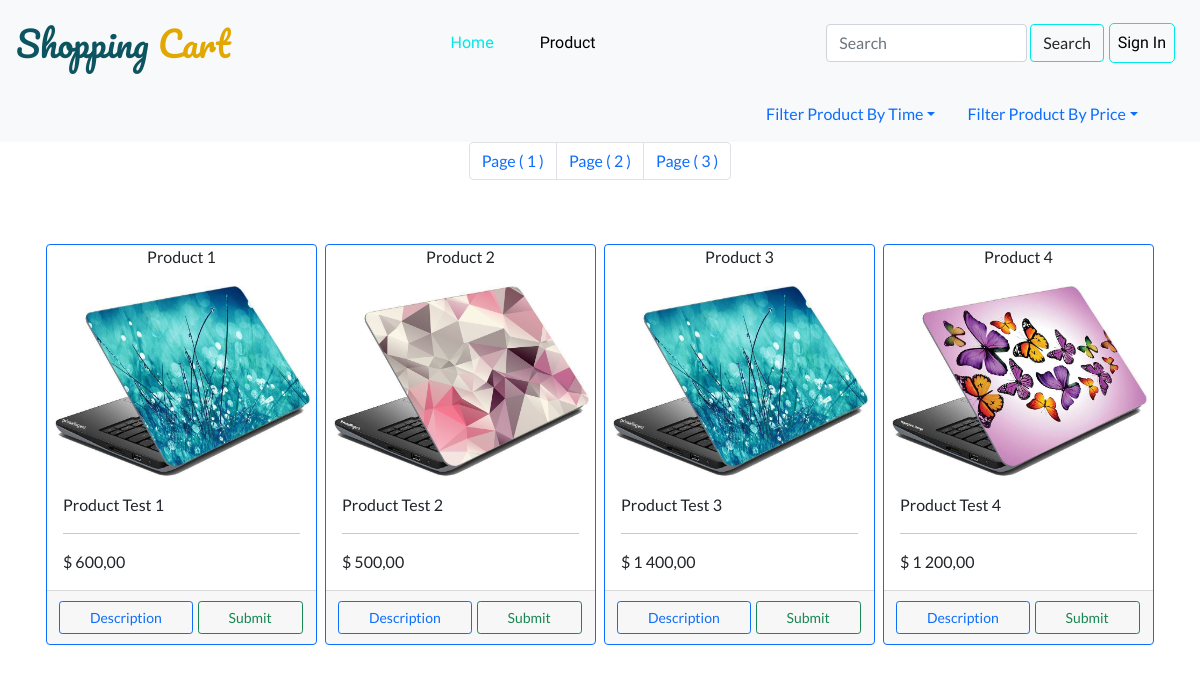
The app's page /cardItems.php, older data.
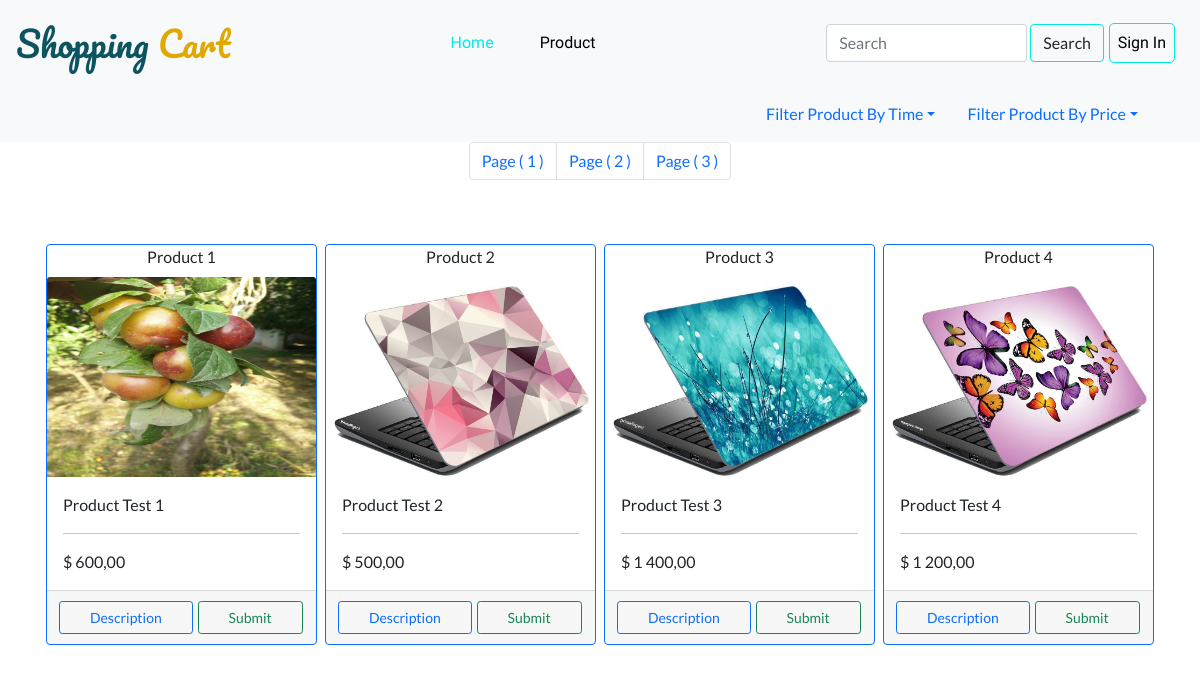
The same page, newer data.
### tables this page shows
CREATE TABLE `products` (
  `id` int(10) UNSIGNED NOT NULL,
  `title` varchar(191) NOT NULL,
  `description` text NOT NULL DEFAULT '',
  `price` int(11) NOT NULL DEFAULT 0,
  `pic` varchar(100) NOT NULL,
  `time` timestamp NULL DEFAULT current_timestamp(),
  `category_id` int(10) UNSIGNED DEFAULT NULL
);

### includes.php (called while the page is built, shortened)
<?php
require_once __DIR__.'/config/database.php';
require_once __DIR__.'/functions/utilities.php';
require_once __DIR__.'/functions/database.php';
require_once __DIR__.'/functions/cart.php';
require_once __DIR__.'/functions/product.php';
require_once __DIR__.'/template/header.php';
require_once __DIR__.'/template/navbar.php';

### functions/utilities.php (called while the page is built, shortened)
<?php
function escape(string $value):string{
    return trim(htmlspecialchars($value, ENT_QUOTES, 'UTF-8'));
}
function isLoggedIn():bool{
  return isset($_COOKIE['token']);
}
function convertToMoney(int $cent):string{
    $money = $cent / 100;
    return "$ " .number_format($money, 2, ",", " ");
}

### functions/database.php (called while the page is built, shortened)
<?php
function getDb(){
    static $db;
    if ($db instanceof PDO){
        return $db;
    }
    $dsn = sprintf('mysql:host=%s;dbname=%s;charset=%s',DB_HOST,DB_DATABASE,DB_CHARSET);
    $options = [
        PDO::ATTR_ERRMODE            => PDO::ERRMODE_EXCEPTION,
        PDO::ATTR_DEFAULT_FETCH_MODE => PDO::FETCH_ASSOC,
    ];
    try {
        $db = new PDO($dsn, DB_USERNAME, DB_PASSWORD,$options);
    } catch (PDOException $e) {
        throw new \PDOException($e->getMessage(), (int)$e->getCode());
    }
    return $db;
}

### action/cart_action.php (called while the page is built, shortened)
<?php
if (isset($_GET)) {
    $results_per_page = 4;
    $sql = "SELECT * FROM products";
    $result = getDb()->query($sql);
    $number_of_result = $result->rowCount();
    $number_of_page = ceil($number_of_result / $results_per_page);
    if (!isset($_GET['page'])) {
        $page = 1;
    } else {
        $page = $_GET['page'];
    }
    $this_page_first_result = ($page - 1) * $results_per_page;
    $sql = "SELECT * FROM products LIMIT " . $this_page_first_result . " , " . $results_per_page;
    $result = getDb()->query($sql);
    $result->execute();
    $products = [];
    while ($row = $result->fetch()) {
        $products[] = $row;
    }
}

### functions/product.php (called while the page is built, shortened)
<?php
function getAllProduct():array{
    $sql = "SELECT * FROM products";
    $result = getDb()->prepare($sql,[PDO::ATTR_CURSOR => PDO::CURSOR_FWDONLY]);
    $result->execute();
    $products = [];
    while($row = $result->fetch()){
        $products[] = $row;
    }
    return $products;
}

### functions/cart.php (called while the page is built, shortened)
<?php
function ifProductExistInCart(int $userId, int $product_id){
    $sql = "SELECT product_id FROM cart WHERE user_id= :UserID AND product_id= :ProductId";
    $statement = getDb()->prepare($sql,[PDO::ATTR_CURSOR => PDO::CURSOR_FWDONLY]);
    $data = [':UserID'=>$userId,':ProductId' => $product_id];
    $statement->execute($data);
    return (int)$statement->fetchColumn();
}

### cardItems.php (the view, shortened to what this page needs)
<?php session_start();
require_once __DIR__.'/includes.php';
require_once __DIR__.'/functions/product.php';
$products = getAllProduct();
require_once __DIR__.'/action/cart_action.php';
require_once __DIR__.'/action/navbar_filter.php';?>
<nav>
    <ul class="pagination justify-content-center">
        <?php
        for ($page=1;$page<=$number_of_page;$page++):;?>
            <li class="page-item">
                <a href='<?=escape($_SERVER['PHP_SELF']);?>?page=<?=escape($page);?>' class="page-link">Page ( <?= $page; ?> )</a>
            </li>
        <?php endfor;?>
    </ul>
</nav>
<div class="container container-fluid mb-5">
    <div class="card-group">
    <?php foreach ($products as $product):;?>
        <div class="col-sm-6 col-md-4 col-lg-3 mt-5">
            <div class="card mx-1 border-primary">
                <div class="card-title text-center"><?= $product['title'];?></div>
                <img class="card-img-top zoom" style="height: 200px" src="<?= $product['pic'] ? $product['pic'] : "asset/image/2.jpg";?>" alt="Card image cap">
                <div class="card-body">
                    <?= $product['description']; ?><hr> <?= convertToMoney($product['price']); ?>
                </div>
                <div class="card-footer">
                    <form action="<?= escape('description.php') ;?>" method="POST" class="form-inline">
                        <button type="submit" name="submit" class="btn btn-outline-primary mx-3 btn-sm descriptionbtn">Description</button>
                    </form>
                    <form method="POST" action="<?= escape($_SERVER['PHP_SELF']);?>" class="todo">
                        <?php if (ifProductExistInCart($userId, $product['id'])):;?>
                        <button type="submit" name="in_cart" class="btn btn-outline-danger disabled mx-3 btn-sm">In cart</button>
                        <?php else:;?>
                        <button type="submit" name="submit" class="btn btn-outline-success mx-3 btn-sm submitbtn">Submit</button>
                        <?php endif;?>
                    </form>
                </div>
            </div>
        </div>
    <?php endforeach; ?>
</div>
</div>
<?php require_once __DIR__.'/template/footer.php';?>

### template/header.php (shortened to what this page needs)
<!doctype html>
<html lang="en">
<head>
    <link href="https://cdn.jsdelivr.net/npm/bootstrap@5.0.0-beta2/dist/css/bootstrap.min.css" rel="stylesheet">
    <link rel="stylesheet" href="asset/Css/Style.css">
    <link rel="stylesheet" href="https://cdnjs.cloudflare.com/ajax/libs/OwlCarousel2/2.3.4/assets/owl.carousel.min.css">
    <link rel="stylesheet" href="https://cdnjs.cloudflare.com/ajax/libs/OwlCarousel2/2.3.4/assets/owl.theme.default.css">
</head>
<body>

### template/navbar.php (shortened to what this page needs)
<header>
    <nav class="navbar navbar-expand-lg navbar-light bg-light">
        <a class="navbar-brand mx-3" href="index.php" style="color: #0c5460">Shopping <span style="color: #e0a800">Cart</span></a>
        <div class="collapse navbar-collapse" id="navbarMenu">
            <ul class="navbar-nav mr-auto">
                <li class="navbar-item active">
                    <a href="index.php" class="nav-link" id="nav-link">Home</a>
                </li>
                <li class="navbar-item">
                    <a href="cardItems.php" class="nav-link">Product</a>
                </li>
                <?php if(!isLoggedIn()):?>
                <li class="navbar-item">
                    <a class="nav-link menu-right-btn signIn" href="login.php">Sign In</a>
                </li>
                <?php else:?>
                <li class="navbar-item">
                    <a class="nav-link menu-right-btn" href="logout.php">Logout</a>
                </li>
                <?php endif;?>
            </ul>
            <form  method="POST" action="search.php" class="form-inline d-flex my-2 my-lg-0">
                <input class="form-control search-bar" name="search" type="search" placeholder="Search">
                <button class="btn btn-search mr-2 pr-5 submitSearch" name="submitSearch" type="submit">Search</button>
            </form>
        </div>
    </nav>
</header>

### action/navbar_filter.php (shortened to what this page needs)
<nav class="navbar navbar-light bg-light px-3">
    <ul class="nav nav-pills">
        <li class="nav-item dropdown">
            <a class="nav-link dropdown-toggle" data-bs-toggle="dropdown" href="#" role="button" aria-expanded="false">Filter Product By Time</a>
        </li>
        <li class="nav-item dropdown">
            <a class="nav-link dropdown-toggle" data-bs-toggle="dropdown" href="#" role="button" aria-expanded="false">Filter Product By Price</a>
        </li>
    </ul>
</nav>

### template/footer.php (shortened to what this page needs)
</body>
</html>

### asset/Css/Style.css (style rules this page uses)
body { padding: 0%; margin: 0%; font-family: 'Lato'; }
.navbar-brand { font-family: 'Pacifico'; font-size: 35px; color: lightcoral; !important; }
.navbar-nav .navbar-item .nav-link { font-size: 16px; margin: 15px; color: #000000; !important; font-family: 'Roboto Condensed'; }
.navbar-nav .navbar-item #nav-link { color: #00E8E8;!important; }
#navbarMenu { padding-right: 400px; }
.menu-right-btn { padding: 7px 30px; background-color: transparent; transition: all 600ms ease-in; border-radius: 5px; position: absolute; border: 1px solid #00E8E8; right: 10px; bottom: 8px; margin-left: 25%; }
.form-inline .btn-search { background-color: transparent; border: 1px solid #00E8E8; margin-left: 1%; transition: all 600ms ease-in; }
.form-inline { position: absolute; right: 60px; }
.d-flex { margin-top: 2%; margin-right: 3%; }
@media screen and (max-width: 1396px) { .form-inline .descriptionbtn { position: relative; left: 20px; } }
.card-footer .btn { padding: 5px 30px; margin: 2px; }
.card-footer .form-inline { margin-right: 25%; }
.card-footer form { margin-left: 50%; }
.navbar .dropdown { right: 30px }

Row changes from the older to the newer data that the page shows:
changed products "Product 1": pic: a different picture
